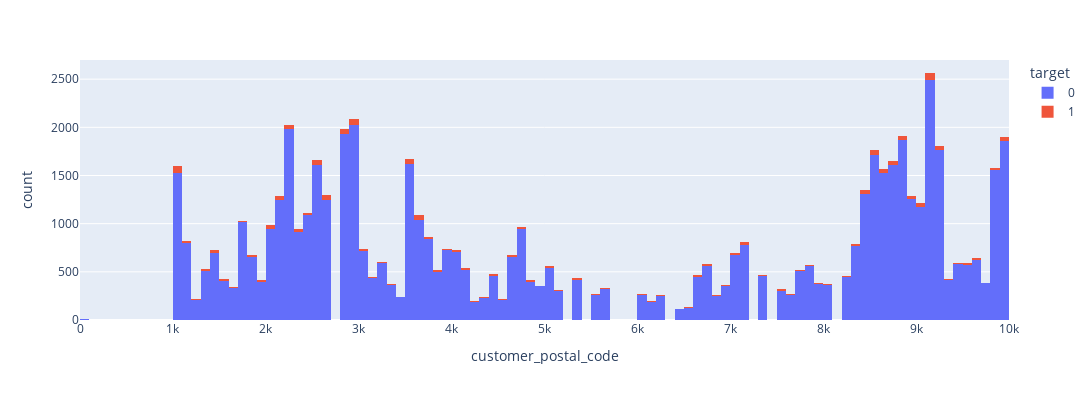

This figure's notebook cell:
### Code cell
cat_hist(data, 'customer_postal_code', 'target')

### Figure 1 — Plotly figure (JSON) as saved in the notebook; plotly's stock layout.template omitted (floating-point values rounded to 4 significant figures; data arrays with more than 128 entries replaced by an {"elided": "..."} marker saying what was removed)
{"data": [{"alignmentgroup": "True", "bingroup": "x", "hovertemplate": "target=0<br>customer_postal_code=%{x}<br>count=%{y}<extra></extra>", "legendgroup": "0", "marker": {"color": "#636efa", "pattern": {"shape": ""}}, "name": "0", "offsetgroup": "0", "orientation": "v", "showlegend": true, "type": "histogram", "x": {"elided": "61784 int values"}, "xaxis": "x", "yaxis": "y"}, {"alignmentgroup": "True", "bingroup": "x", "hovertemplate": "target=1<br>customer_postal_code=%{x}<br>count=%{y}<extra></extra>", "legendgroup": "1", "marker": {"color": "#EF553B", "pattern": {"shape": ""}}, "name": "1", "offsetgroup": "1", "orientation": "v", "showlegend": true, "type": "histogram", "x": {"elided": "1913 int values"}, "xaxis": "x", "yaxis": "y"}], "layout": {"barmode": "relative", "height": 400, "legend": {"title": {"text": "target"}, "tracegroupgap": 0}, "margin": {"t": 60}, "width": 1200, "xaxis": {"anchor": "y", "domain": [0, 1], "title": {"text": "customer_postal_code"}}, "yaxis": {"anchor": "x", "domain": [0, 1], "title": {"text": "count"}}}}
